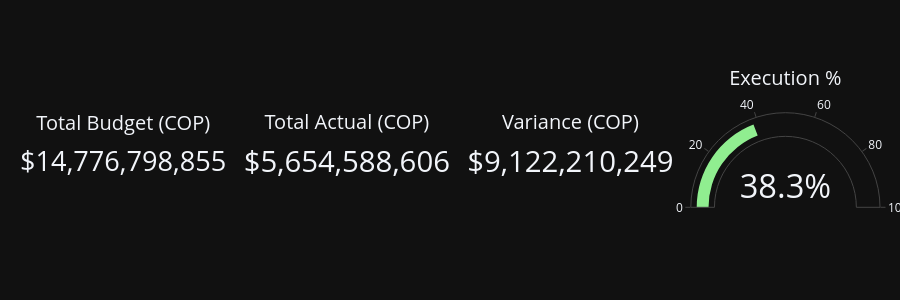

Notebook code for this chart:
### Code cell
fig = go.Figure()

fig.add_trace(go.Indicator(
    mode="number",
    value=abs(total_budget),
    title={"text": "Total Budget (COP)"},
    number={"prefix": "$", "valueformat": ",.0f"},
    domain={"x": [0, 0.24], "y": [0, 1]}
))

fig.add_trace(go.Indicator(
    mode="number",
    value=abs(total_actual),
    title={"text": "Total Actual (COP)"},
    number={"prefix": "$", "valueformat": ",.0f"},
    domain={"x": [0.26, 0.5], "y": [0, 1]}
))

fig.add_trace(go.Indicator(
    mode="number",
    value=abs(variance),
    title={"text": "Variance (COP)"},
    number={"prefix": "$", "valueformat": ",.0f"},
    domain={"x": [0.52, 0.76], "y": [0, 1]}
))

fig.add_trace(go.Indicator(
    mode="gauge+number",
    value=abs(execution_pct),
    title={"text": "Execution %"},
    number={"suffix": "%"},
    gauge={
        "axis": {"range": [0, 100]},
        "bar": {"color": "lightgreen"}
    },
    domain={"x": [0.78, 1], "y": [0, 1]}
))

fig.update_layout(
    template="plotly_dark",
    height=300,
    margin=dict(t=40, b=20, l=20, r=20)
)

fig.show()

### Figure 1 — Plotly figure (JSON) as saved in the notebook; plotly's stock layout.template omitted (floating-point values rounded to 4 significant figures)
{"data": [{"domain": {"x": [0, 0.24], "y": [0, 1]}, "mode": "number", "number": {"prefix": "$", "valueformat": ",.0f"}, "title": {"text": "Total Budget (COP)"}, "type": "indicator", "value": 14780000000.0}, {"domain": {"x": [0.26, 0.5], "y": [0, 1]}, "mode": "number", "number": {"prefix": "$", "valueformat": ",.0f"}, "title": {"text": "Total Actual (COP)"}, "type": "indicator", "value": 5655000000.0}, {"domain": {"x": [0.52, 0.76], "y": [0, 1]}, "mode": "number", "number": {"prefix": "$", "valueformat": ",.0f"}, "title": {"text": "Variance (COP)"}, "type": "indicator", "value": 9122000000.0}, {"domain": {"x": [0.78, 1], "y": [0, 1]}, "gauge": {"axis": {"range": [0, 100]}, "bar": {"color": "lightgreen"}}, "mode": "gauge+number", "number": {"suffix": "%"}, "title": {"text": "Execution %"}, "type": "indicator", "value": 38.27}], "layout": {"height": 300, "margin": {"b": 20, "l": 20, "r": 20, "t": 40}}}
